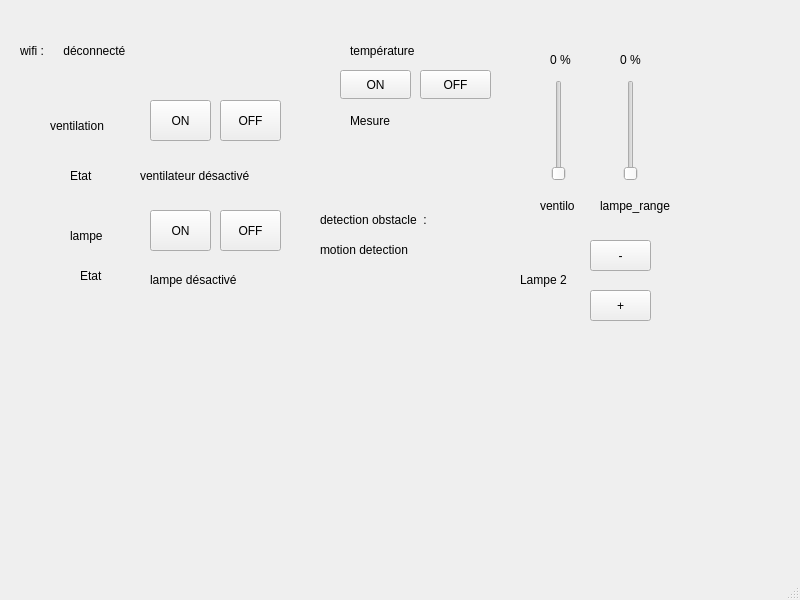
<?xml version="1.0" encoding="UTF-8"?>
<ui version="4.0">
 <class>MainWindow</class>
 <widget class="QMainWindow" name="MainWindow">
  <property name="geometry">
   <rect>
    <x>0</x>
    <y>0</y>
    <width>800</width>
    <height>600</height>
   </rect>
  </property>
  <property name="windowTitle">
   <string>MainWindow</string>
  </property>
  <widget class="QWidget" name="centralwidget">
   <widget class="QPushButton" name="ventilo_OFF">
    <property name="geometry">
     <rect>
      <x>220</x>
      <y>100</y>
      <width>61</width>
      <height>41</height>
     </rect>
    </property>
    <property name="text">
     <string>OFF</string>
    </property>
   </widget>
   <widget class="QPushButton" name="ventilo_On">
    <property name="geometry">
     <rect>
      <x>150</x>
      <y>100</y>
      <width>61</width>
      <height>41</height>
     </rect>
    </property>
    <property name="text">
     <string>ON</string>
    </property>
   </widget>
   <widget class="QLabel" name="label_4">
    <property name="geometry">
     <rect>
      <x>50</x>
      <y>110</y>
      <width>71</width>
      <height>31</height>
     </rect>
    </property>
    <property name="text">
     <string>ventilation</string>
    </property>
   </widget>
   <widget class="QPushButton" name="btnLampe1Off">
    <property name="geometry">
     <rect>
      <x>220</x>
      <y>210</y>
      <width>61</width>
      <height>41</height>
     </rect>
    </property>
    <property name="text">
     <string>OFF</string>
    </property>
   </widget>
   <widget class="QLabel" name="label_3">
    <property name="geometry">
     <rect>
      <x>520</x>
      <y>270</y>
      <width>63</width>
      <height>20</height>
     </rect>
    </property>
    <property name="text">
     <string>Lampe 2</string>
    </property>
   </widget>
   <widget class="QPushButton" name="btnLampe1ON">
    <property name="geometry">
     <rect>
      <x>150</x>
      <y>210</y>
      <width>61</width>
      <height>41</height>
     </rect>
    </property>
    <property name="text">
     <string>ON</string>
    </property>
   </widget>
   <widget class="QPushButton" name="btnLampe2Decrease">
    <property name="geometry">
     <rect>
      <x>590</x>
      <y>240</y>
      <width>61</width>
      <height>31</height>
     </rect>
    </property>
    <property name="text">
     <string>-</string>
    </property>
   </widget>
   <widget class="QPushButton" name="btnLampe2increase">
    <property name="geometry">
     <rect>
      <x>590</x>
      <y>290</y>
      <width>61</width>
      <height>31</height>
     </rect>
    </property>
    <property name="text">
     <string>+</string>
    </property>
   </widget>
   <widget class="QLabel" name="label">
    <property name="geometry">
     <rect>
      <x>70</x>
      <y>220</y>
      <width>51</width>
      <height>31</height>
     </rect>
    </property>
    <property name="text">
     <string>lampe</string>
    </property>
   </widget>
   <widget class="QLabel" name="label_ventilo">
    <property name="geometry">
     <rect>
      <x>140</x>
      <y>160</y>
      <width>141</width>
      <height>31</height>
     </rect>
    </property>
    <property name="text">
     <string>ventilateur désactivé</string>
    </property>
   </widget>
   <widget class="QLabel" name="label_lampe">
    <property name="geometry">
     <rect>
      <x>150</x>
      <y>270</y>
      <width>121</width>
      <height>20</height>
     </rect>
    </property>
    <property name="text">
     <string>lampe désactivé</string>
    </property>
   </widget>
   <widget class="QLabel" name="label_5">
    <property name="geometry">
     <rect>
      <x>80</x>
      <y>260</y>
      <width>31</width>
      <height>31</height>
     </rect>
    </property>
    <property name="text">
     <string>Etat</string>
    </property>
   </widget>
   <widget class="QLabel" name="label_6">
    <property name="geometry">
     <rect>
      <x>70</x>
      <y>160</y>
      <width>31</width>
      <height>31</height>
     </rect>
    </property>
    <property name="text">
     <string>Etat</string>
    </property>
   </widget>
   <widget class="QSlider" name="ventilo_slider">
    <property name="geometry">
     <rect>
      <x>550</x>
      <y>80</y>
      <width>18</width>
      <height>101</height>
     </rect>
    </property>
    <property name="orientation">
     <enum>Qt::Orientation::Vertical</enum>
    </property>
   </widget>
   <widget class="QLabel" name="lab">
    <property name="geometry">
     <rect>
      <x>540</x>
      <y>190</y>
      <width>51</width>
      <height>31</height>
     </rect>
    </property>
    <property name="text">
     <string>ventilo</string>
    </property>
   </widget>
   <widget class="QLabel" name="labelPourcentage">
    <property name="geometry">
     <rect>
      <x>550</x>
      <y>50</y>
      <width>63</width>
      <height>20</height>
     </rect>
    </property>
    <property name="text">
     <string>0 %</string>
    </property>
   </widget>
   <widget class="QLabel" name="lab_2">
    <property name="geometry">
     <rect>
      <x>600</x>
      <y>190</y>
      <width>91</width>
      <height>31</height>
     </rect>
    </property>
    <property name="text">
     <string>lampe_range</string>
    </property>
   </widget>
   <widget class="QLabel" name="pourcentage_lumiere">
    <property name="geometry">
     <rect>
      <x>620</x>
      <y>50</y>
      <width>63</width>
      <height>20</height>
     </rect>
    </property>
    <property name="text">
     <string>0 %</string>
    </property>
   </widget>
   <widget class="QSlider" name="lampe_slider">
    <property name="geometry">
     <rect>
      <x>620</x>
      <y>80</y>
      <width>21</width>
      <height>101</height>
     </rect>
    </property>
    <property name="orientation">
     <enum>Qt::Orientation::Vertical</enum>
    </property>
   </widget>
   <widget class="QLabel" name="label_2">
    <property name="geometry">
     <rect>
      <x>20</x>
      <y>40</y>
      <width>41</width>
      <height>21</height>
     </rect>
    </property>
    <property name="text">
     <string>wifi :</string>
    </property>
   </widget>
   <widget class="QLabel" name="label_wifi">
    <property name="geometry">
     <rect>
      <x>60</x>
      <y>40</y>
      <width>111</width>
      <height>21</height>
     </rect>
    </property>
    <property name="text">
     <string> déconnecté</string>
    </property>
   </widget>
   <widget class="QPushButton" name="btn_temperatureEnable">
    <property name="geometry">
     <rect>
      <x>340</x>
      <y>70</y>
      <width>71</width>
      <height>29</height>
     </rect>
    </property>
    <property name="text">
     <string>ON</string>
    </property>
   </widget>
   <widget class="QLabel" name="label_7">
    <property name="geometry">
     <rect>
      <x>350</x>
      <y>40</y>
      <width>91</width>
      <height>21</height>
     </rect>
    </property>
    <property name="text">
     <string>température</string>
    </property>
   </widget>
   <widget class="QLabel" name="label_temperature">
    <property name="geometry">
     <rect>
      <x>350</x>
      <y>110</y>
      <width>71</width>
      <height>21</height>
     </rect>
    </property>
    <property name="text">
     <string>Mesure</string>
    </property>
   </widget>
   <widget class="QPushButton" name="btn_temperatureDisable">
    <property name="geometry">
     <rect>
      <x>420</x>
      <y>70</y>
      <width>71</width>
      <height>29</height>
     </rect>
    </property>
    <property name="text">
     <string>OFF</string>
    </property>
   </widget>
   <widget class="QLabel" name="label_8">
    <property name="geometry">
     <rect>
      <x>320</x>
      <y>210</y>
      <width>141</width>
      <height>20</height>
     </rect>
    </property>
    <property name="text">
     <string>detection obstacle  :</string>
    </property>
   </widget>
   <widget class="QLabel" name="label_obstacle">
    <property name="geometry">
     <rect>
      <x>320</x>
      <y>240</y>
      <width>141</width>
      <height>20</height>
     </rect>
    </property>
    <property name="text">
     <string>motion detection</string>
    </property>
   </widget>
  </widget>
  <widget class="QMenuBar" name="menubar">
   <property name="geometry">
    <rect>
     <x>0</x>
     <y>0</y>
     <width>800</width>
     <height>21</height>
    </rect>
   </property>
  </widget>
  <widget class="QStatusBar" name="statusbar"/>
 </widget>
 <resources/>
 <connections/>
</ui>
